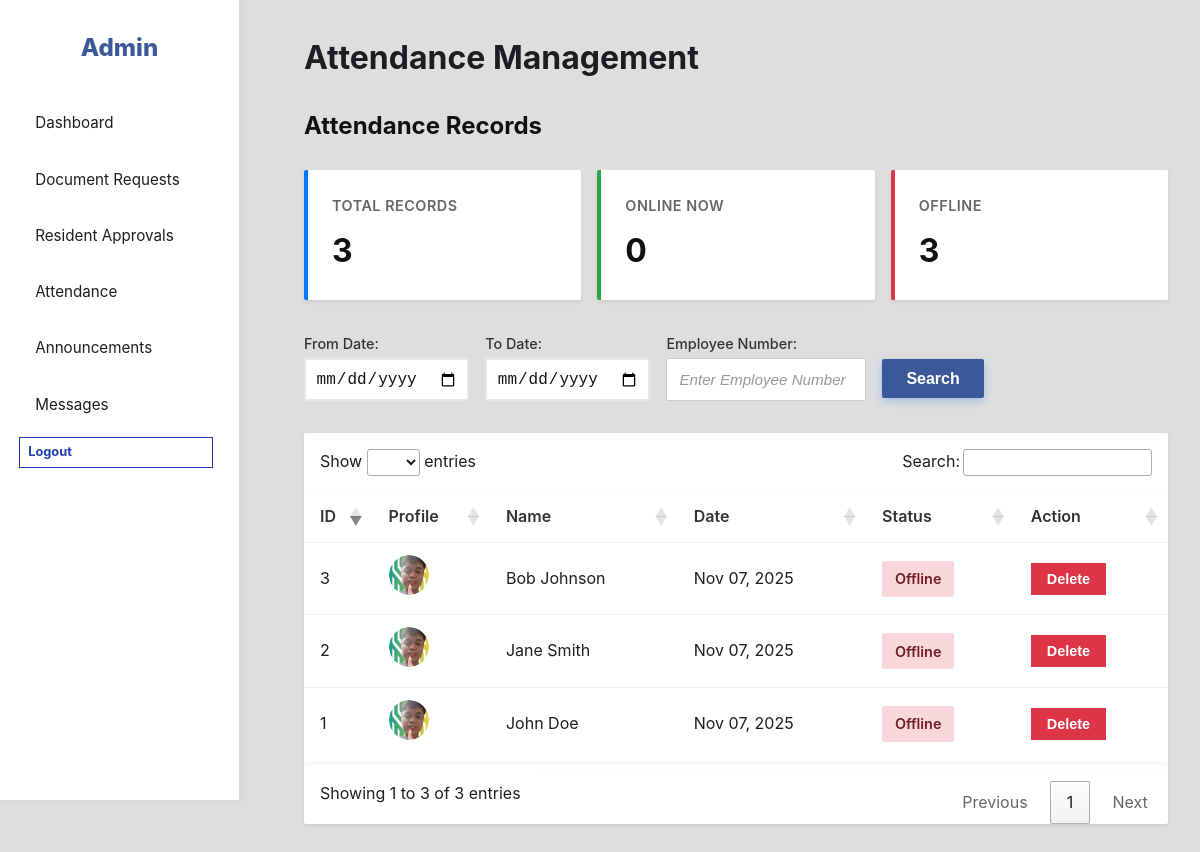
Screenshot of /admin/AttendanceView.php (signed in) with the database file from the repository.
### tables this page shows
CREATE TABLE attendance (
  id INT AUTO_INCREMENT PRIMARY KEY,
  name VARCHAR(255) NOT NULL,
  time_in DATETIME DEFAULT NULL,
  time_out DATETIME DEFAULT NULL
);

### config/Database.php (called while the page is built, shortened)
<?php
class Database {
    private static $instance = null;
    private $conn;
    private $host = "localhost";
    private $db_name = "smartbarangaydb";
    private $username = "root";
    private $password = "";
    private function __construct() {
        try {
            $this->conn = new PDO(
                "mysql:host=" . $this->host . ";dbname=" . $this->db_name,
                $this->username,
                $this->password
            );
            $this->conn->setAttribute(PDO::ATTR_ERRMODE, PDO::ERRMODE_EXCEPTION);
            $this->conn->exec("set names utf8");
        } catch(PDOException $e) {
            $this->displayError(
                "Unable to Connect to the System",
                "We're having trouble connecting to our database. This might be temporary. Please try again in a few moments.",
                "If the problem continues, please contact the barangay office for assistance."
            );
        }
    }
    public static function getInstance() {
        if (self::$instance === null) {
            self::$instance = new self();
        }
        return self::$instance;
    }
    public function getConnection() {
        return $this->conn;
    }
}

### admin/Admin.php (called while the page is built, shortened)
<?php
require_once "../config/Database.php";
class Admin {
    private $conn;
    public function __construct() {
        $this->conn = Database::getInstance()->getConnection();
    }
    public function getAttendanceRecords() {
        try {
            $stmt = $this->conn->prepare("CALL getAllAttendanceRecords()");
            $stmt->execute();
            $records = $stmt->fetchAll(PDO::FETCH_ASSOC);
            return $records;
        } catch (PDOException $e) {
            error_log("Get attendance records error: " . $e->getMessage());
            try {
                $stmt = $this->conn->prepare("CALL getAttendanceForAPI()");
                $stmt->execute();
                $records = $stmt->fetchAll(PDO::FETCH_ASSOC);
                if (method_exists($stmt, 'closeCursor')) {
                    $stmt->closeCursor();
                }
                return $records;
            } catch (PDOException $e2) {
                error_log("Fallback attendance query error: " . $e2->getMessage());
                return [];
            }
        }
    }
}

### admin/AttendanceView.php (the view, shortened to what this page needs)
<?php
require_once "Admin.php";
try {
    $admin = new Admin();
    $attendanceRecords = $admin->getAttendanceRecords();
    $filteredRecords = $attendanceRecords;
    $uniqueRecords = [];
    $latestTimeInPerPerson = [];
    foreach ($attendanceRecords as $record) {
        if (!empty($record['time_in'])) {
            try {
                $recordDate = date('Y-m-d', strtotime($record['time_in']));
                $personDate = $record['name'] . '_' . $recordDate;
                if (!isset($latestTimeInPerPerson[$personDate]) ||
                    strtotime($record['time_in']) > strtotime($latestTimeInPerPerson[$personDate]['time_in'])) {
                    $latestTimeInPerPerson[$personDate] = $record;
                }
                if (!isset($uniqueRecords[$personDate])) {
                    $uniqueRecords[$personDate] = $record;
                }
            } catch (Exception $e) {
                error_log("Record consolidation error: " . $e->getMessage());
                continue;
            }
        }
    }
    foreach ($uniqueRecords as $key => $record) {
        if (isset($latestTimeInPerPerson[$key])) {
            $uniqueRecords[$key]['latest_time_in'] = $latestTimeInPerPerson[$key]['time_in'];
            $uniqueRecords[$key]['latest_time_out'] = !empty($latestTimeInPerPerson[$key]['time_out']) ? $latestTimeInPerPerson[$key]['time_out'] : null;
        }
    }
    $filteredRecords = array_values($uniqueRecords);
} catch (Exception $e) {
    error_log("AttendanceView error: " . $e->getMessage());
    $error = "An error occurred while retrieving attendance records.";
    $filteredRecords = [];
}
?>
<!DOCTYPE html>
<html lang="en">
<head>
  <link rel="stylesheet" href="../css/admin.css">
  <link rel="stylesheet" href="https://cdn.datatables.net/1.13.5/css/jquery.dataTables.min.css">
</head>
<body>
  <div class="admin-layout">
    <?php include __DIR__ . '/sidebar.php'; ?>
    <main class="admin-main">
      <header class="admin-top">
        <h1>Attendance Management</h1>
      </header>
      <section id="attendanceTable">
        <div class="section-header">
          <h2>Attendance Records</h2>
        </div>
        <div class="summary-cards">
          <div class="summary-card">
            <h3>Total Records</h3>
            <div class="value" id="totalRecords"><?php echo count($filteredRecords); ?></div>
          </div>
          <div class="summary-card online">
            <h3>Online Now</h3>
            <div class="value" id="onlineCount">0</div>
          </div>
          <div class="summary-card offline">
            <h3>Offline</h3>
            <div class="value" id="offlineCount">0</div>
          </div>
        </div>
        <div class="search-section" style="margin-top:1.5rem;">
          <form method="GET">
            <div class="filter-wrapper" style="display:flex; gap:1rem; flex-wrap:wrap; align-items:center;">
              <div class="filter-item">
                <label for="from_date">From Date:</label>
                <input type="date" id="from_date" name="from_date" class="form-control"
                       value="<?php echo isset($_GET['from_date']) ? htmlspecialchars($_GET['from_date'], ENT_QUOTES, 'UTF-8') : ''; ?>">
              </div>
              <div class="filter-item">
                <label for="to_date">To Date:</label>
                <input type="date" id="to_date" name="to_date" class="form-control"
                       value="<?php echo isset($_GET['to_date']) ? htmlspecialchars($_GET['to_date'], ENT_QUOTES, 'UTF-8') : ''; ?>">
              </div>
              <div class="filter-item">
                <label for="emp_number">Employee Number:</label>
                <input type="text" id="emp_number" name="emp_number" class="form-control"
                       placeholder="Enter Employee Number"
                       value="<?php echo isset($_GET['emp_number']) ? htmlspecialchars($_GET['emp_number'], ENT_QUOTES, 'UTF-8') : ''; ?>">
              </div>
              <button type="submit" class="btn">Search</button>
            </div>
          </form>
        </div>
        <?php if (!empty($filteredRecords)): ?>
          <div class="table-container">
            <table id="attendanceDataTable">
              <thead>
                <tr>
                  <th>ID</th>
                  <th>Profile</th>
                  <th>Name</th>
                  <th>Date</th>
                  <th>Status</th>
                  <th>Action</th>
                </tr>
              </thead>
              <tbody>
                <?php
                foreach ($filteredRecords as $record) {
                    try {
                        $id = intval($record['id']);
                        $name = htmlspecialchars($record['name'], ENT_QUOTES, 'UTF-8');
                        $date = !empty($record['time_in']) ? date('M d, Y', strtotime($record['time_in'])) : 'N/A';
                        $latestTimeIn = isset($record['latest_time_in']) && !empty($record['latest_time_in']) ? $record['latest_time_in'] : $record['time_in'];
                        $latestTimeOut = isset($record['latest_time_out']) && !empty($record['latest_time_out']) ? $record['latest_time_out'] : null;
                        $status = (!empty($latestTimeIn) && is_null($latestTimeOut)) ? 'Online' : 'Offline';
                        $statusClass = $status === 'Online' ? 'status-online' : 'status-offline';
                        $profilePic = '../assets/img/profile.png';
                        echo "<tr class='clickable-row' data-name='{$name}'>
                            <td>{$id}</td>
                            <td><img src='{$profilePic}' alt='Profile' class='profile-pic'></td>
                            <td>{$name}</td>
                            <td>{$date}</td>
                            <td><span class=\"{$statusClass}\">{$status}</span></td>
                            <td>
                              <form method='POST' style='display:inline;' onsubmit='return confirm(\"Are you sure you want to delete this record?\");'>
                                <input type='hidden' name='delete_id' value='{$id}'>
                                <button type='submit' class='btn-delete'>Delete</button>
                              </form>
                            </td>
                        </tr>";
                    } catch (Exception $e) {
                        error_log("Record rendering error: " . $e->getMessage());
                        continue;
                    }
                }
                ?>
              </tbody>
            </table>
          </div>
        <?php endif; ?>
      </section>
    </main>
  </div>
</body>
</html>

### admin/sidebar.php
<?php
$callerFile = debug_backtrace(DEBUG_BACKTRACE_IGNORE_ARGS, 1)[0]['file'] ?? '';
$isFromChatting = strpos($callerFile, DIRECTORY_SEPARATOR . 'chatting' . DIRECTORY_SEPARATOR) !== false;
if ($isFromChatting) {
    $basePath = '../../admin/';
    $announcementsPath = '../../announcements/';
    $logoutPath = '../../logoutadmin.php';
    $messagesPath = 'Messages.php';
} else {
    $basePath = '';
    $announcementsPath = '../announcements/';
    $logoutPath = '../logoutadmin.php';
    $messagesPath = '../chatting/admin/Messages.php';
}
?>
<aside class="sidebar">
  <div class="brand">Admin</div>
  <nav>
    <div class="sidebar-links">
      <a href="<?php echo $basePath; ?>AdminDashboard.php">Dashboard</a>
      <a href="<?php echo $basePath; ?>DocumentRequests.php">Document Requests</a>
      <a href="<?php echo $basePath; ?>ResidentApprovals.php">Resident Approvals</a>
      <a href="<?php echo $basePath; ?>AttendanceView.php">Attendance</a>
      <a href="<?php echo $announcementsPath; ?>AnnouncementsList.php">Announcements</a>
      <a href="<?php echo $messagesPath; ?>">Messages</a>
      <a href="<?php echo $logoutPath; ?>" class="btn outline small">Logout</a>
    </div>
  </nav>
</aside>

### admin/AttendanceView.php (style rules this page uses)
.section-header { margin-bottom: 1.5rem; }
.section-header h2 { color: #111; margin-bottom: 0.5rem; }
.profile-pic { width: 40px; height: 40px; object-fit: cover; border-radius: 50%; }
.filter-wrapper input { padding: 0.4rem 0.6rem; border-radius: 4px; border:1px solid #ccc; }
.filter-wrapper label { display:block; font-size:0.9rem; margin-bottom:0.2rem; }

### rows the page displays
attendance: id "3", name "Bob Johnson", time_in "Nov 07, 2025", time_out "Offline"
attendance: id "2", name "Jane Smith", time_in "Nov 07, 2025", time_out "Offline"
attendance: id "1", name "John Doe", time_in "Nov 07, 2025", time_out "Offline"

### other values shown
count($filteredRecords) "3"
